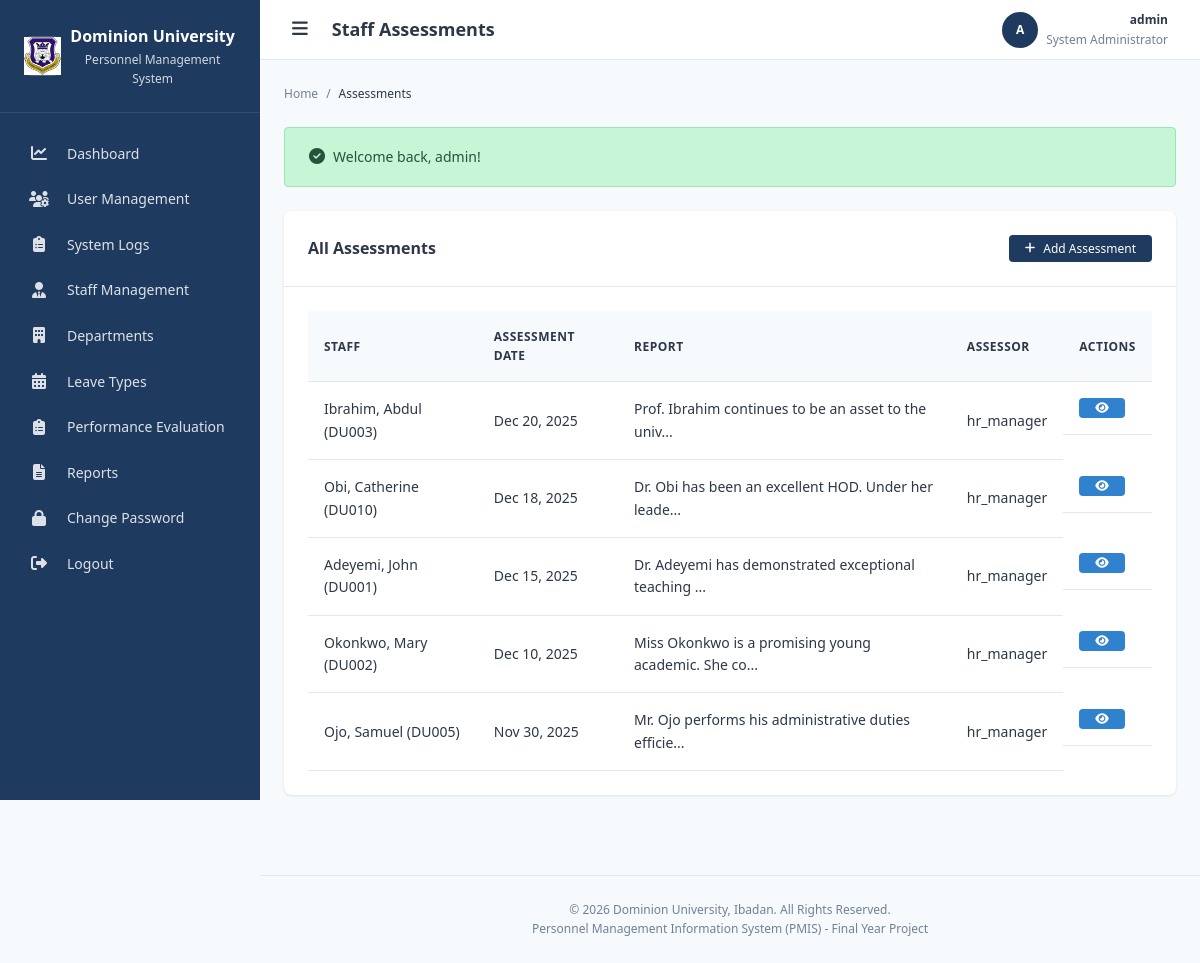
The page /modules/assessments/list.php (signed in) on the database its author committed.
### tables this page shows
CREATE TABLE assessments (
    id INT AUTO_INCREMENT PRIMARY KEY,
    staff_id INT NOT NULL,
    assessor_user_id INT NOT NULL,
    assessment_date DATE NOT NULL,
    report TEXT NOT NULL,
    recommendation TEXT,
    created_at TIMESTAMP DEFAULT CURRENT_TIMESTAMP,
    updated_at TIMESTAMP DEFAULT CURRENT_TIMESTAMP ON UPDATE CURRENT_TIMESTAMP,
    
     
    FOREIGN KEY (staff_id) REFERENCES staff(id) ON DELETE CASCADE ON UPDATE CASCADE,
    FOREIGN KEY (assessor_user_id) REFERENCES users(id) ON DELETE RESTRICT ON UPDATE CASCADE,
    
     
    INDEX idx_assess_staff (staff_id),
    INDEX idx_assess_date (assessment_date),
    INDEX idx_assessor (assessor_user_id)
);

CREATE TABLE staff (
    id INT AUTO_INCREMENT PRIMARY KEY,
    staff_id VARCHAR(50) NOT NULL UNIQUE COMMENT 'Unique staff identification number',
    first_name VARCHAR(100) NOT NULL,
    last_name VARCHAR(100) NOT NULL,
    middle_name VARCHAR(100),
    gender ENUM('Male', 'Female', 'Other') NOT NULL,
    date_of_birth DATE,
    marital_status ENUM('Single', 'Married', 'Divorced', 'Widowed'),
    address TEXT,
    phone VARCHAR(20),
    email VARCHAR(100),
    next_of_kin VARCHAR(200),
    height VARCHAR(10),
    qualification VARCHAR(255),
    department_id INT,
    rank VARCHAR(100) COMMENT 'Job title/designation',
    employment_condition ENUM('Permanent', 'Contract', 'Temporary', 'Part-time') DEFAULT 'Permanent',
    date_recruited DATE,
    reason TEXT COMMENT 'Reason for employment/remarks',
    basic_salary DECIMAL(12, 2),
    staff_type ENUM('academic', 'non_academic') NOT NULL,
    passport_photo VARCHAR(255) COMMENT 'Path to passport photo',
    status ENUM('active', 'inactive', 'suspended') DEFAULT 'active',
    created_at TIMESTAMP DEFAULT CURRENT_TIMESTAMP,
    updated_at TIMESTAMP DEFAULT CURRENT_TIMESTAMP ON UPDATE CURRENT_TIMESTAMP,
    
     
    FOREIGN KEY (department_id) REFERENCES departments(id) ON DELETE SET NULL ON UPDATE CASCADE,
    
     
    INDEX idx_staff_id (staff_id),
    INDEX idx_staff_name (last_name, first_name),
    INDEX idx_staff_type (staff_type),
    INDEX idx_staff_status (status),
    INDEX idx_staff_dept (department_id)
);

CREATE TABLE users (
    id INT AUTO_INCREMENT PRIMARY KEY,
    username VARCHAR(50) NOT NULL UNIQUE,
    email VARCHAR(100),
    password_hash VARCHAR(255) NOT NULL,
    role_id INT NOT NULL,
    staff_id INT NULL COMMENT 'Link to staff record if applicable',
    status ENUM('active', 'inactive') DEFAULT 'active',
    last_login TIMESTAMP NULL,
    created_at TIMESTAMP DEFAULT CURRENT_TIMESTAMP,
    updated_at TIMESTAMP DEFAULT CURRENT_TIMESTAMP ON UPDATE CURRENT_TIMESTAMP,
    
     
    FOREIGN KEY (role_id) REFERENCES roles(id) ON DELETE RESTRICT ON UPDATE CASCADE,
    FOREIGN KEY (staff_id) REFERENCES staff(id) ON DELETE SET NULL ON UPDATE CASCADE,
    
     
    INDEX idx_username (username),
    INDEX idx_user_status (status),
    INDEX idx_user_role (role_id)
);

### modules/assessments/list.php (the view, shortened to what this page needs)
<?php
require_once '../../includes/functions.php';
require_once '../../includes/role_check.php';
try {
    $stmt = $pdo->query("
        SELECT a.*, s.first_name, s.last_name, s.staff_id, u.username as assessor_name
        FROM assessments a
        JOIN staff s ON a.staff_id = s.id
        JOIN users u ON a.assessor_user_id = u.id
        ORDER BY a.assessment_date DESC
    ");
    $assessments = $stmt->fetchAll();
} catch (PDOException $e) {
    error_log("Assessments List Error: " . $e->getMessage());
    setFlashMessage('error', 'Error loading assessments');
    $assessments = [];
}
require_once '../../includes/header.php';
require_once '../../includes/sidebar.php';
?>
<div class="card">
    <div class="card-header">
        <h3 class="card-title">All Assessments</h3>
        <a href="add.php" class="btn btn-primary btn-sm"><i class="fas fa-plus"></i> Add Assessment</a>
    </div>
    <div class="card-body">
        <?php if (!empty($assessments)): ?>
            <div class="table-container">
                <table class="data-table" id="assessmentsTable">
                    <thead>
                        <tr>
                            <th>Staff</th>
                            <th>Assessment Date</th>
                            <th>Report</th>
                            <th>Assessor</th>
                            <th>Actions</th>
                        </tr>
                    </thead>
                    <tbody>
                        <?php foreach ($assessments as $assessment): ?>
                            <tr>
                                <td><?php echo escapeOutput($assessment['last_name'] . ', ' . $assessment['first_name'] . ' (' . $assessment['staff_id'] . ')'); ?></td>
                                <td><?php echo formatDate($assessment['assessment_date']); ?></td>
                                <td><?php echo escapeOutput(truncateText($assessment['report'], 50)); ?></td>
                                <td><?php echo escapeOutput($assessment['assessor_name']); ?></td>
                                <td class="actions">
                                    <a href="view.php?id=<?php echo $assessment['id']; ?>" class="btn btn-sm btn-info" title="View"><i class="fas fa-eye"></i></a>
                                </td>
                            </tr>
                        <?php endforeach; ?>
                    </tbody>
                </table>
            </div>
        <?php else: ?>
            <p class="text-center text-muted">No assessments found</p>
        <?php endif; ?>
    </div>
</div>
<?php require_once '../../includes/footer.php'; ?>

### assets/css/style.css (style rules this page uses)
:root { --primary-color: #1e3a5f; --primary-dark: #152a45; --primary-light: #2c5282; --secondary-color: #2d5a87; --accent-color: #3182ce; --bg-color: #f7fafc; --card-bg: #ffffff; --text-color: #2d3748; --text-muted: #718096; --border-color: #e2e8f0; --success-color: #38a169; --success-bg: #c6f6d5; --danger-color: #e53e3e; --danger-bg: #fed7d7; --warning-color: #d69e2e; --warning-bg: #fefcbf; --info-color: #3182ce; --info-bg: #bee3f8; --font-family: 'Segoe UI', Tahoma, Geneva, Verdana, sans-serif; --font-size-base: 14px; --font-size-sm: 12px; --font-size-lg: 16px; --font-size-xl: 18px; --font-size-2xl: 24px; --spacing-xs: 4px; --spacing-sm: 8px; --spacing-md: 16px; --spacing-lg: 24px; --spacing-xl: 32px; --radius-sm: 4px; --radius-md: 8px; --radius-lg: 12px; --shadow-sm: 0 1px 3px rgba(0, 0, 0, 0.1); --shadow-md: 0 4px 6px rgba(0, 0, 0, 0.1); --shadow-lg: 0 10px 15px rgba(0, 0, 0, 0.1); --sidebar-width: 260px; --sidebar-collapsed: 70px; --header-height: 60px; }
* { margin: 0; padding: 0; box-sizing: border-box; }
html { font-size: var(--font-size-base); }
body { font-family: var(--font-family); background-color: var(--bg-color); color: var(--text-color); line-height: 1.6; min-height: 100vh; }
a { text-decoration: none; color: var(--accent-color); transition: color 0.2s; }
.card { background: var(--card-bg); border-radius: var(--radius-md); box-shadow: var(--shadow-sm); margin-bottom: var(--spacing-lg); }
.card-header { padding: var(--spacing-lg); border-bottom: 1px solid var(--border-color); display: flex; align-items: center; justify-content: space-between; }
.card-title { font-size: var(--font-size-lg); font-weight: 600; color: var(--text-color); }
.card-body { padding: var(--spacing-lg); }
.table-container { overflow-x: auto; }
.data-table { width: 100%; border-collapse: collapse; }
.data-table th, .data-table td { padding: var(--spacing-md); text-align: left; border-bottom: 1px solid var(--border-color); }
.data-table th { background: var(--bg-color); font-weight: 600; color: var(--text-color); font-size: var(--font-size-sm); text-transform: uppercase; letter-spacing: 0.5px; }
.data-table .actions { display: flex; gap: var(--spacing-sm); }
.btn { display: inline-flex; align-items: center; justify-content: center; gap: var(--spacing-sm); padding: var(--spacing-sm) var(--spacing-lg); border: none; border-radius: var(--radius-sm); font-size: var(--font-size-base); font-weight: 500; cursor: pointer; transition: all 0.2s; text-decoration: none; }
.btn-primary { background: var(--primary-color); color: #fff; }
.btn-info { background: var(--info-color); color: #fff; }
.btn-sm { padding: var(--spacing-xs) var(--spacing-md); font-size: var(--font-size-sm); }

### rows shown on the page
assessments: staff.staff_id "Ibrahim, Abdul (DU003)", assessment_date "Dec 20, 2025", report "Prof. Ibrahim continues to be an asset to the univ...", assessor_user.username "hr_manager"
assessments: staff.staff_id "Obi, Catherine (DU010)", assessment_date "Dec 18, 2025", report "Dr. Obi has been an excellent HOD. Under her leade...", assessor_user.username "hr_manager"
assessments: staff.staff_id "Adeyemi, John (DU001)", assessment_date "Dec 15, 2025", report "Dr. Adeyemi has demonstrated exceptional teaching ...", assessor_user.username "hr_manager"
assessments: staff.staff_id "Okonkwo, Mary (DU002)", assessment_date "Dec 10, 2025", report "Miss Okonkwo is a promising young academic. She co...", assessor_user.username "hr_manager"
assessments: staff.staff_id "Ojo, Samuel (DU005)", assessment_date "Nov 30, 2025", report "Mr. Ojo performs his administrative duties efficie...", assessor_user.username "hr_manager"

### other values the page prints
escapeOutput($pageTitle) "Staff Assessments"
$currentUserInitials "A"
escapeOutput($currentUserName) "admin"
escapeOutput($currentUserRole) "System Administrator"
escapeOutput($name) "Assessments"
escapeOutput($msg['message']) "Welcome back, admin!"
